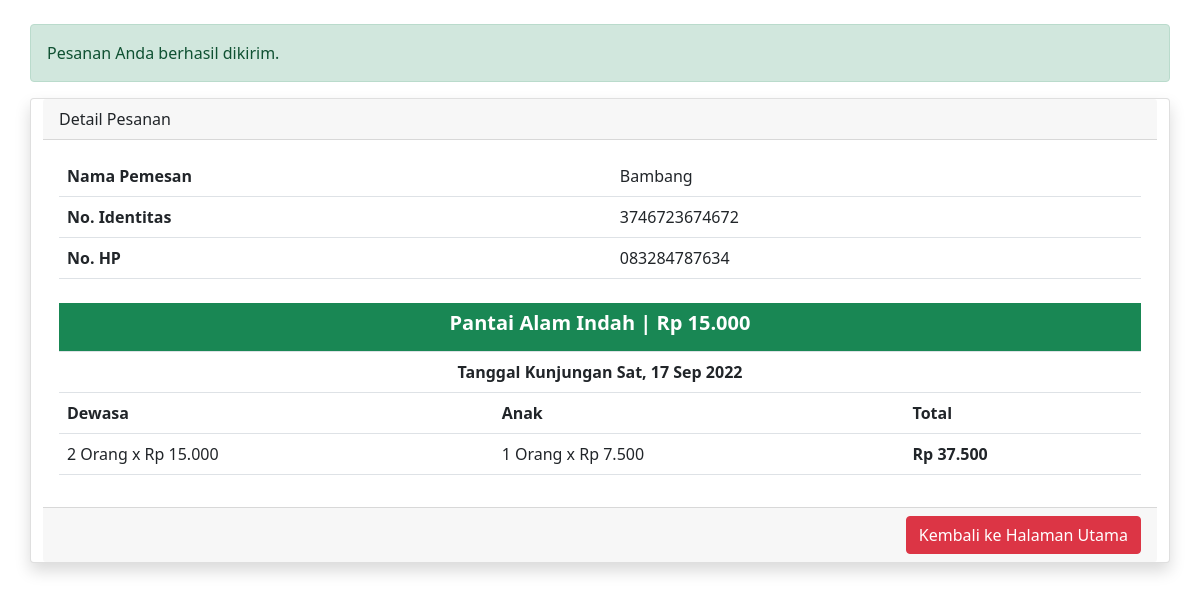
Screenshot of /hasil.php with the database file from the repository.
### tables this page shows
CREATE TABLE `pesanan` (
  `pesanan_id` int(11) NOT NULL,
  `nama_lengkap` varchar(255) DEFAULT NULL,
  `nik` varchar(16) DEFAULT NULL,
  `nohp` varchar(14) DEFAULT NULL,
  `wisata_id` int(10) DEFAULT NULL,
  `tanggal` date DEFAULT NULL,
  `dewasa` int(10) DEFAULT NULL,
  `anak` int(10) DEFAULT NULL,
  `total` int(10) DEFAULT NULL
);

CREATE TABLE `wisata` (
  `wisata_id` int(11) NOT NULL,
  `nama_wisata` varchar(255) DEFAULT NULL,
  `deskripsi` text DEFAULT NULL,
  `harga` int(6) DEFAULT NULL,
  `visitors` int(10) NOT NULL DEFAULT 0,
  `gambar` varchar(255) DEFAULT NULL,
  `youtube` varchar(255) DEFAULT NULL
);

### models/Pesanan.php (called while the page is built, shortened)
<?php
require_once __DIR__.'/../connection.php';
class Pesanan {
    protected $table = 'pesanan';
    public function showResult() {
        global $conn;
        $query = "SELECT * FROM $this->table
        LEFT JOIN wisata ON pesanan.wisata_id = wisata.wisata_id
        ORDER BY pesanan_id DESC
        LIMIT 1
        ";
        return $conn->query($query)->fetch_assoc();
    }
}

### config.php (called while the page is built)
<?php
function rupiah($value){
	$converted = "Rp " . number_format($value,0,',','.');
	return $converted;
}

### hasil.php (the view, shortened to what this page needs)
<?php
    require __DIR__.'/connection.php';
    require __DIR__.'/config.php';
    include_once __DIR__.'/models/Pesanan.php';
    $pesanan = new Pesanan;
    $result = $pesanan->showResult();
?>
<!DOCTYPE html>
<html>
    <head>
        <link rel="stylesheet" type="text/css" href="assets/css/bootstrap.min.css">
        <link rel="stylesheet" type="text/css" href="assets/css/custom.css">
    </head>
    <body>
        <div class="container">
            <div class="row py-4">
                <div class="alert alert-success">Pesanan Anda berhasil dikirim.</div>
                <div class="card shadow">
                    <div class="card-header">Detail Pesanan</div>
                    <div class="card-body">
                        <table class="table mb-4">
                            <tr>
                                <td><b>Nama Pemesan</b></td>
                                <td><?= $result['nama_lengkap'] ?></td>
                            </tr>
                            <tr>
                                <td><b>No. Identitas</b></td>
                                <td><?= $result['nik'] ?></td>
                            </tr>
                            <tr>
                                <td><b>No. HP</b></td>
                                <td><?= $result['nohp'] ?></td>
                            </tr>
                        </table>
                        <table class="table">
                            <tr>
                                <td class="text-center bg-success text-white" colspan="3"><h5><b><?= $result['nama_wisata'] ?> | <?= rupiah($result['harga']) ?></b></h5></td>
                            </tr>
                            <tr>
                                <td class="text-center" colspan="3"><b>Tanggal Kunjungan <?= date('D, d M Y', strtotime($result['tanggal'])) ?></b></td>
                            </tr>
                            <tr>
                                <td><b>Dewasa</b></td>
                                <td><b>Anak</b></td>
                                <td><b>Total</b></td>
                            </tr>
                            <tr>
                                <td><?= $result['dewasa'] ?> Orang x <?= rupiah($result['harga']) ?></td>
                                <td><?= $result['anak'] ?> Orang x <?= rupiah($result['harga'] - $result['harga']/2) ?></td>
                                <td><b><?= rupiah($result['total']) ?></b></td>
                            </tr>
                        </table>
                    </div>
                    <div class="card-footer">
                        <a class="btn btn-danger" href="index.php" style="float: right;">Kembali ke Halaman Utama</a>
                    </div>
                </div>
            </div>
        </div>
    </body>
</html>

### rows the page displays
pesanan: nama_lengkap "Bambang", nik "3746723674672", nohp "083284787634", wisata.nama_wisata "Pantai Alam Indah", wisata.harga "Rp 15.000", tanggal "Sat, 17 Sep 2022", dewasa "2", anak "1", rupiah($result['harga']-$result['harga']/2) "Rp 7.500", total "Rp 37.500"
